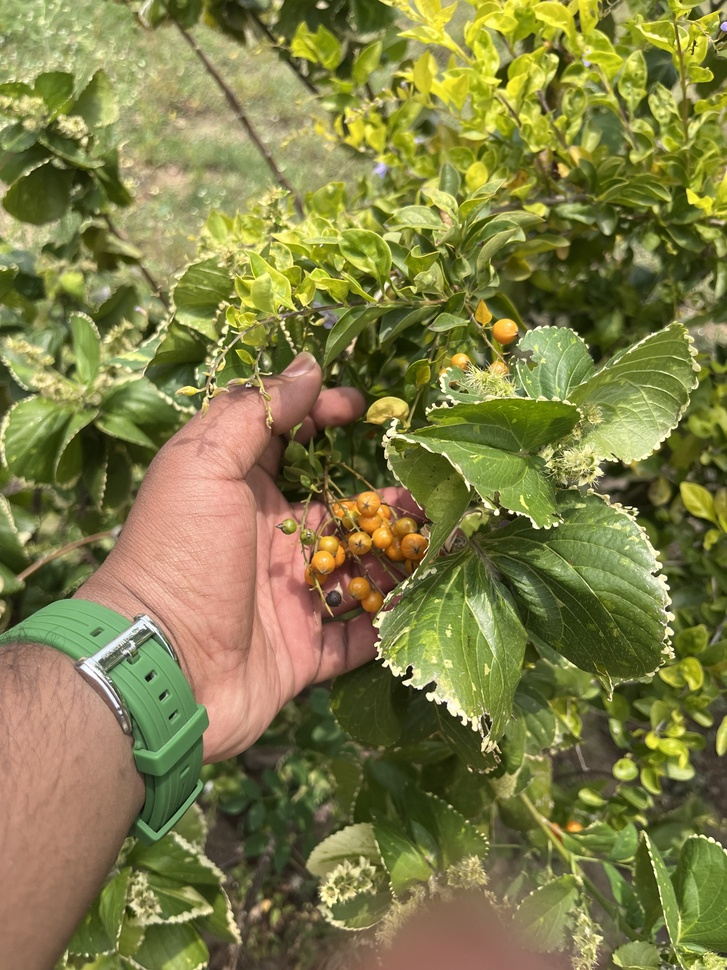
#> input picture Computer Vision lab/IMG_1626.jpg, 727 x 970 px, shrunk from 3024 x 4032 before the run, found by its file name
$ jupyter execute 'Changing Contrast and Brightness.ipynb'
#> lines starting #> are read from the running program, lines starting #| are printed output that depends on the picture
[cell 1]
import cv2
import matplotlib.pyplot as plt

# Read image
image = cv2.imread(r'C:\Users\venka\Downloads\Computer Vision lab\IMG_1626.jpg')
#> image is the input picture: shape (970, 727, 3); mean B, G, R 70.7, 126, 128.5

# Brightness and contrast parameters
contrast = 3.0   # alpha
bright = 2       # beta

# Apply contrast and brightness adjustment
new_image = cv2.convertScaleAbs(image, alpha=contrast, beta=bright)
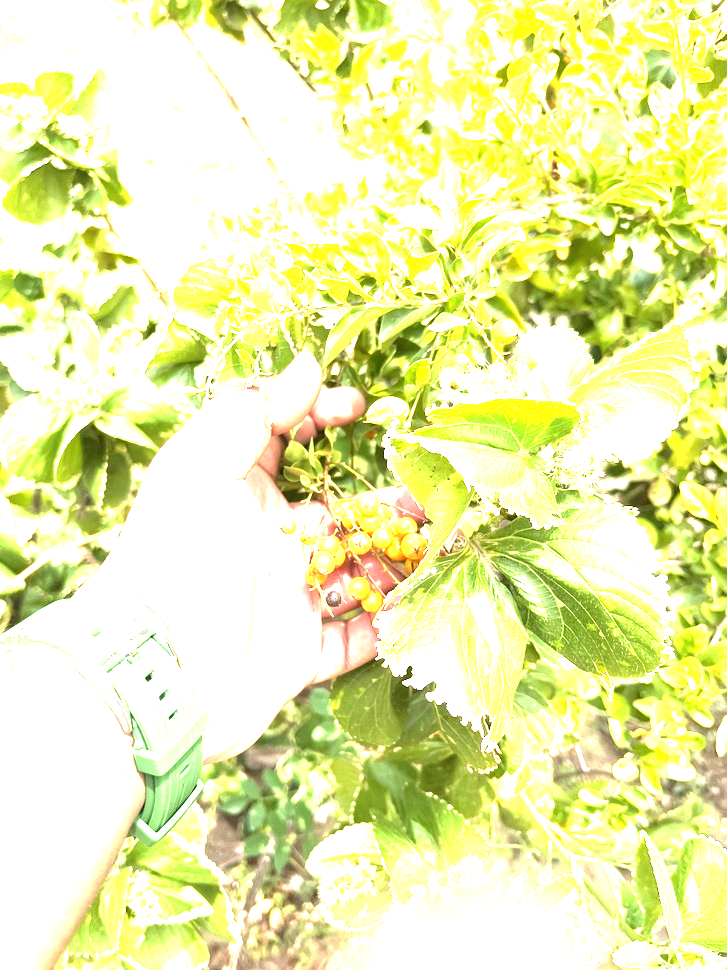
#> new_image: shape (970, 727, 3); mean B, G, R 173.4, 238.2, 234.3

# Show images side by side
plt.subplot(1, 2, 1)
plt.imshow(cv2.cvtColor(image, cv2.COLOR_BGR2RGB))
plt.title("Original")
plt.axis("off")

plt.subplot(1, 2, 2)
plt.imshow(cv2.cvtColor(new_image, cv2.COLOR_BGR2RGB))
plt.title("Adjusted")
plt.axis("off")

plt.show()
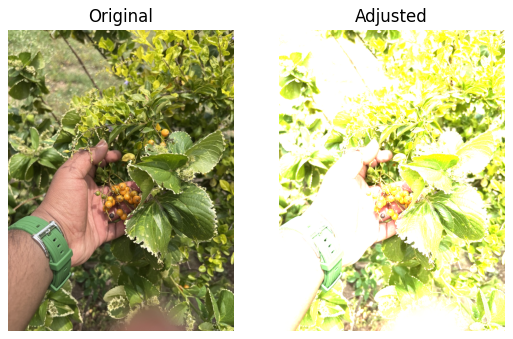
#> figure drawn by matplotlib, 2 panels
